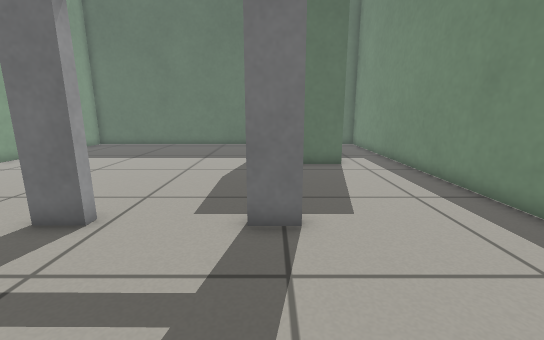
View 1 (above)

16 first-person views from a walk through a Gazebo world. The camera is 0.62 m above the floor, tilts 12° down and sees 90° across. The floor is counted in squares, 0.25 m on a side. Each view is taken from the middle of a square. On the plan, view 1 faces up. The plan holds only what a view shows up to about 18 squares ahead; the rest is blank.

View 2
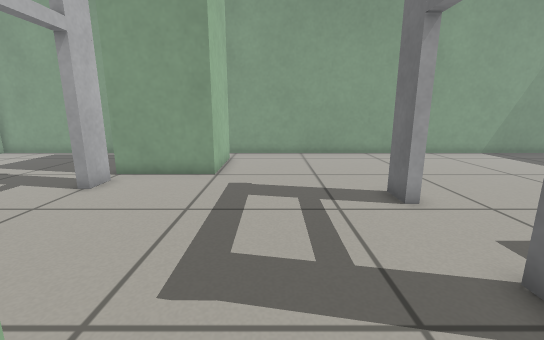

View 3
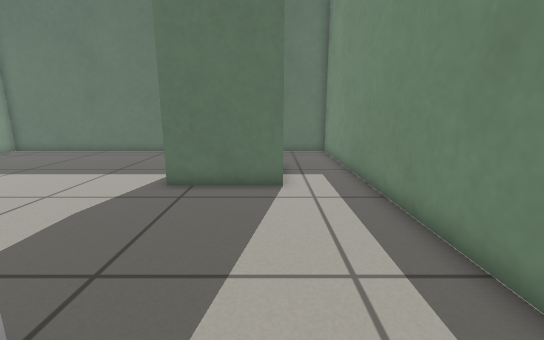

View 4
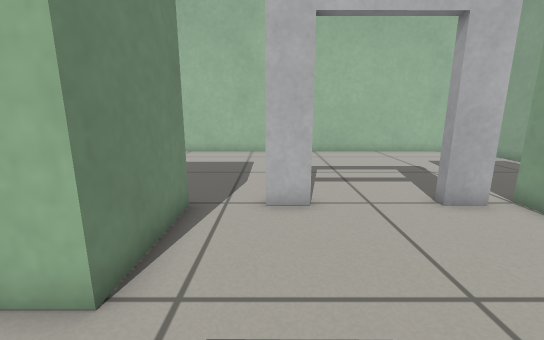

View 5
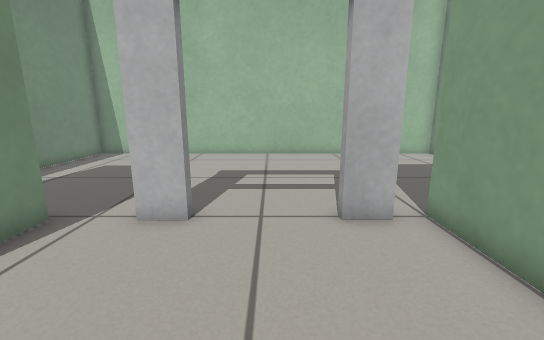

View 6
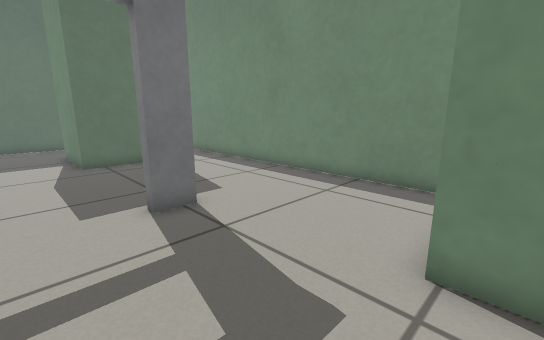

View 7
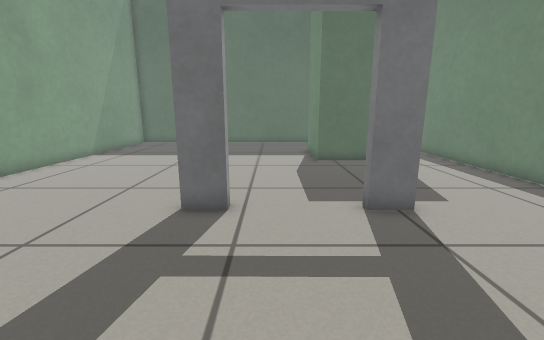

View 8
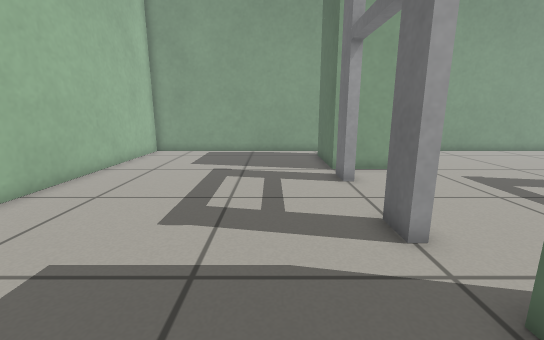

View 9
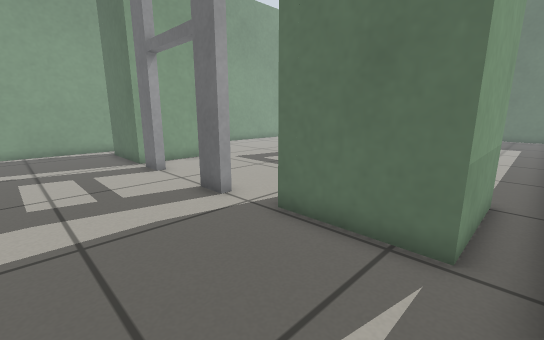

View 10
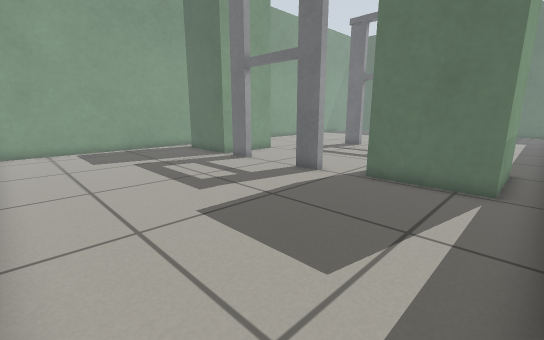

View 11
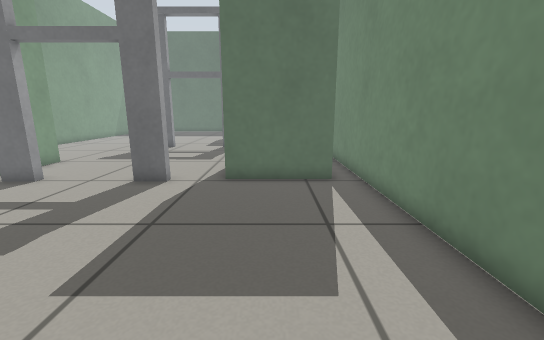

View 12
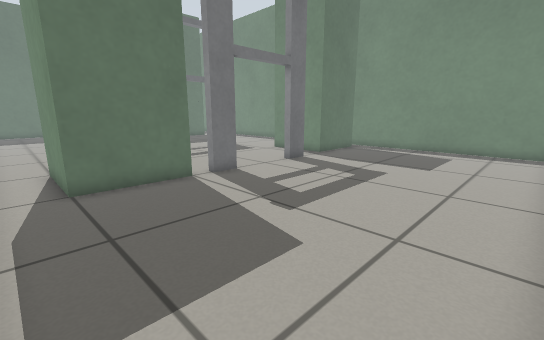

View 13
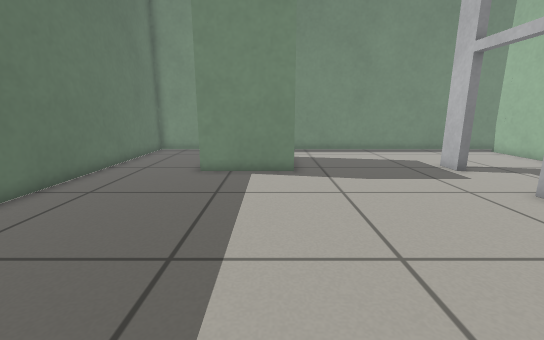

View 14
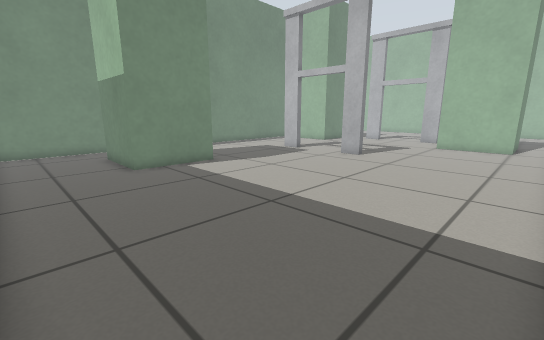

View 15
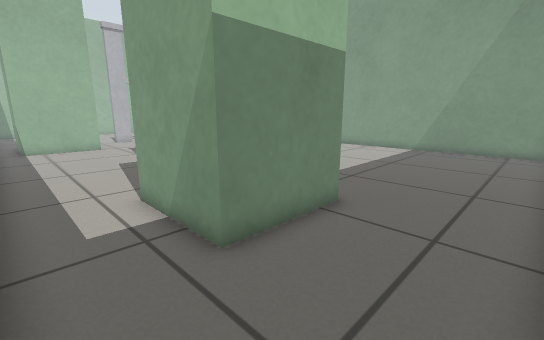

View 16
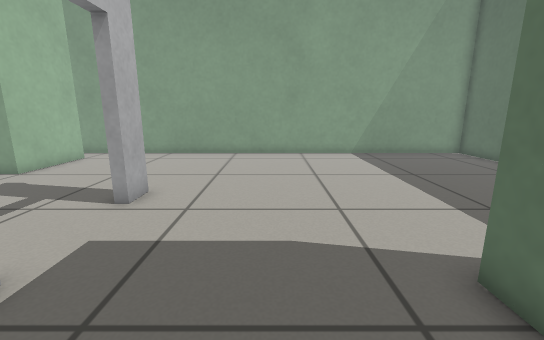

### Floor plan
Points are (right, up) in squares from view 1. A wall is a line through its corners. A room is listed if a view was taken in it or the views show most of it. See-through windows are left out.
Room 1 (views 1, 2, 3, 4, 5, 6, 7, 8, 9, 10, 11, 12, 13, 14, 15, 16)
walls: (-7.8, -0.3) (-7.8, -4.3) (-11.8, -4.3) (-11.8, -0.3) (-7.8, -0.3); (1.2, 0) (5.3, 0) (5.3, -4) (1.2, -4) (1.2, 0); (-0.6, 13.1) (-0.6, 17.1) (3.4, 17.1) (3.4, 13.1) (-0.6, 13.1); (-13.6, -3.8) (-13.6, -14.5) (6.4, -14.5) (6.4, 21.5) (-13.6, 21.5) (-13.6, -1.6)
objects: other object (-7, -4) to (-1, -4); other object (-5, 6) to (1, 6)

Positions as (right, up) in squares from view 1, and headings:
1: (0, 0), facing up
2: (3, 2), facing left
3: (3, 4), facing up
4: (-1, 3), facing down
5: (-4, 2), facing down
6: (-3, -1), facing up-right
7: (-3, -1), facing up
8: (4, -7), facing left
9: (6, -9), facing up-left
10: (6, -14), facing up-left
11: (3, -14), facing up
12: (-13, -14), facing up-right
13: (-12, 14), facing right
14: (-13, 21), facing down-right
15: (6, 21), facing down-left
16: (3, 10), facing left
